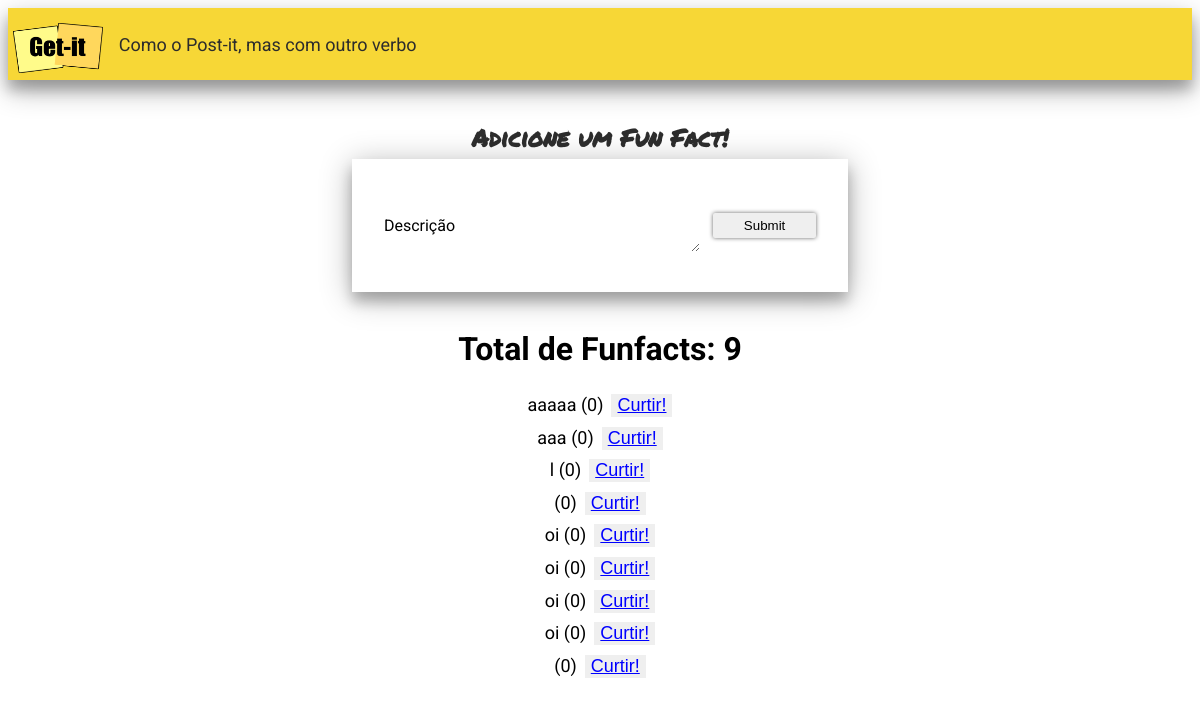
/fun_facts/, run on an earlier commit of the app's database.
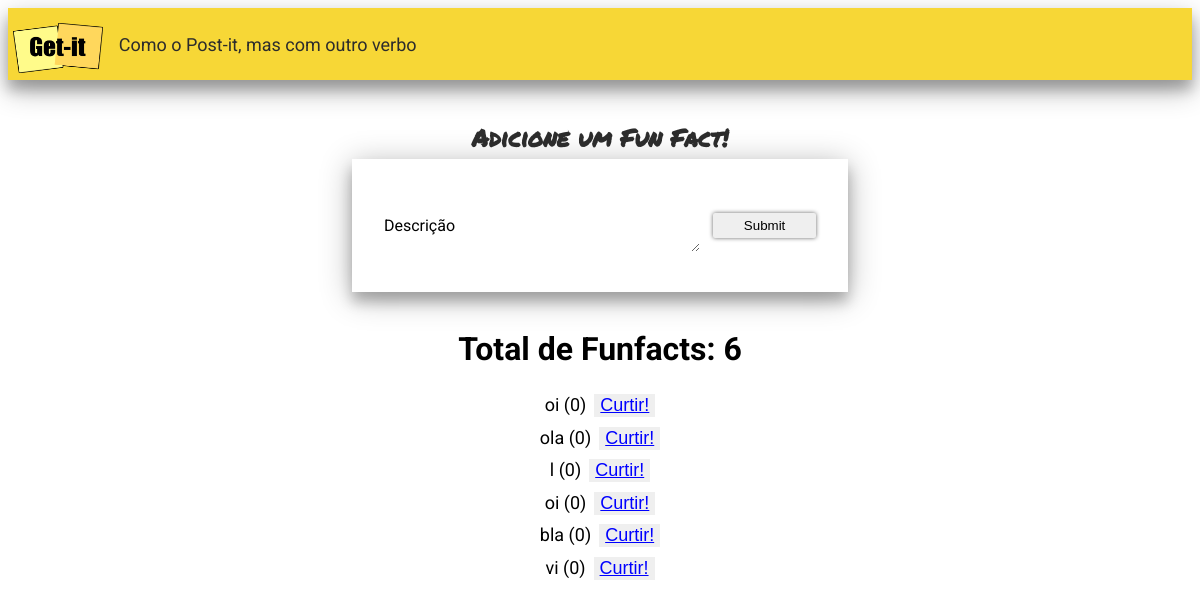
And on a later commit of the database.
### notes/models.py (models this page shows, shortened)
class Fact(models.Model):
    descricao = models.TextField()
    curtidas = models.IntegerField(default=0)

### notes/views.py (the view)
# urls.py: path('fun_facts/', views.fun_facts, name='fun_facts'),
def fun_facts(request):
    if request.method == 'POST':
        descricao = request.POST.get('descricao')
        fact = Fact.objects.create(descricao=descricao, curtidas=0)
        fact.save()
        return redirect('fun_facts')
    else:
        fun_facts = Fact.objects.all()
        all_facts = fun_facts.count()
        return render(request, 'notes/fun_facts.html', {'fun_facts': fun_facts, 'all_facts': all_facts})

### notes/templates/notes/fun_facts.html (shortened to what this page needs)
{% extends "notes/base.html" %}
{% load static %}
{% block content %}
<main class="container">
    <form method = "post">
        <div>
            <h2 class="titulo_fun_fact">Adicione um Fun Fact!</h2>
        </div>
        <div class="bloco_facts">
            <p style="margin-right: 0.8rem;">Descrição</p>
            <textarea
            class="descricao"
            type="text"
            name="descricao"
            placeholder="descricao">
            </textarea>
            <button class="btn_fun_facts" type="submit">Submit</button>
        </div>
    </form>
    <div class="lista_fun_facts">
        {% if fun_facts %}
        <h1>Total de Funfacts: {{all_facts}}</h1>
        {% for fact in fun_facts %}
        <div class="itens">
            {{ fact.descricao }} ({{ fact.curtidas }})
            <form action="{% url 'like_fact' fact.id %}" method="post">
                <button class="botao_curtir" type="submit">Curtir!</button>
            </form>
        </div>
        {% endfor %}
        {% else %}
            <p class="no-facts">Não há nenhum fato interessante cadastrado.</p>
        {% endif %}
    </div>
</main>
{% endblock %}

What changed in the data, as far as the page shows it:
removed Fact: descricao "oi", curtidas "0"
removed Fact: descricao "oi", curtidas "0"
removed Fact: curtidas "0"
changed Fact (number 1 of 6 on the later page): descricao "aaaaa" → "oi"
changed Fact: descricao "aaa" → "ola"
changed Fact (number 4 of 6 on the later page): descricao (not shown) → "oi"
changed Fact: descricao "oi" → "bla"
changed Fact (number 6 of 6 on the later page): descricao "oi" → "vi"
Also different on the page:
{{ all_facts }}: "9" → "6"
